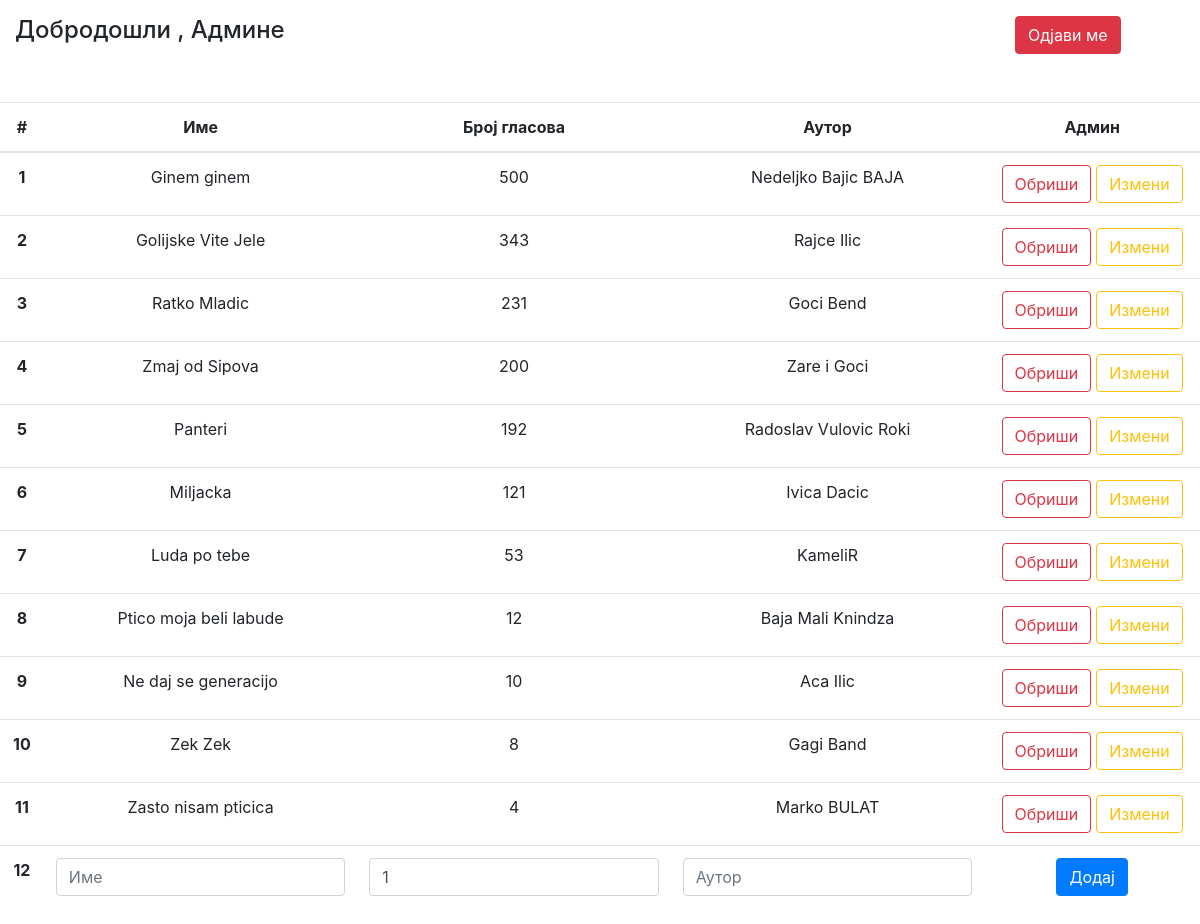
/php/admin/home.php (signed in), run on the app's committed database.
### tables this page shows
CREATE TABLE IF NOT EXISTS `songs` (
  `id` int(11) NOT NULL AUTO_INCREMENT,
  `ime` varchar(255) NOT NULL,
  `autor` varchar(255) NOT NULL,
  `glasovi` int(11) NOT NULL DEFAULT '1',
  PRIMARY KEY (`id`)
);

### php/admin/home.php (the view, shortened to what this page needs)
<!DOCTYPE html>
<html lang="en">
<head>
    <?php
    require_once "../config.php";
?>
</head>
    <link rel="stylesheet" href="https://stackpath.bootstrapcdn.com/bootstrap/4.4.1/css/bootstrap.min.css">
</head>
<body>
    <div class="container-fluid">
    <div class="row ">
        <div class="col col-md-10 col-sm-6 mt-3 pb-4">
        <h4 >Добродошли , Aдмине </h1>
        </div>
    <div class="col col-md-2 col-sm-6 mt-3 pb-4">
    <form action="../odjava.php" method="post" >
        <button class='btn btn-danger'type='submit' >Одјави ме</button>
    </form>
    <br>
</div>
    <?php
                if(true){
                    $sql='SELECT ime,autor,glasovi,id from songs ORDER BY glasovi DESC' ;
                    echo "<table class='table  text-center'>";
                    echo "<thead>
                    <div class='row'>
                    <tr>
                      <th scope='col'>#</th>
                      <th scope='col'>Име</th>
                      <th scope='col'>Број гласова</th>
                      <th scope='col'>Аутор</th>
                      <th scope='col'>Админ</th>
                    </tr>
                    </thead>
                    </div>
                     <tbody>";
                    $rows=0;
                    if($stmt=$pdo->query($sql)){
                        $all=$pdo->query($sql)->fetchAll(PDO::FETCH_ASSOC);
                        foreach($all as $row){
                            echo "<div class='row'>";
                            echo "<div class='col col-md-12 col-sm-6'>";
                            echo "<tr><th scope='row'>",$rows+=1,"</th>";
                            echo "<td>",$row['ime'],"</td>";
                            echo "<td>",$row['glasovi'],"</td>";
                            echo "<td>",$row['autor'],"</td>";
                            echo "<td colspan=2>","<button id='",$row['id'],"' type='button' onclick='valid(this.id)' class='btn btn-outline-danger'>Обриши</button>","<button style='margin-left:5px' type='button' class='btn btn-outline-warning' onclick=replace()>Измени</button>","</td>";
                            echo "</tr>";
                            echo "</div>";
                            echo "</div>";
                          }
                        echo "<tr><th scope='row'>",$rows+=1,"</th>";
                        echo "<td><input id='name' class='form-control' type='text' placeholder='Име' required></td>";
                        echo "<td><input id='broj_glasova' class='form-control' type='number' placeholder='Број гласова' value='1'></td>";
                        echo "<td><input id='autor' class='form-control' type='text' placeholder='Аутор' required></td>";
                        echo "<td><button id='add' type='button' class='btn btn-primary' onclick=valid1()>Додај</button></td>";
                        echo "</tr>";
                        echo "</tbody></table>";
                    } else echo "<h1>Грешка на серверу";
                }
   ?>
</body>
</html>

### php/admin/home.php (style rules this page uses)
:root { --light-black: #2e2c2caf; --bggradient: linear-gradient(to bottom, #0f1ccf, #fafafa); --bggradientReverse:linear-gradient(to bottom, #fafafa, #0f1ccf); --light-gray: rgba(255, 255, 255, 0.877); }

### data on the page
songs: rows "1", ime "Ginem ginem", glasovi "500", autor "Nedeljko Bajic BAJA"
songs: rows "2", ime "Golijske Vite Jele", glasovi "343", autor "Rajce Ilic"
songs: rows "3", ime "Ratko Mladic", glasovi "231", autor "Goci Bend"
songs: rows "4", ime "Zmaj od Sipova", glasovi "200", autor "Zare i Goci"
songs: rows "5", ime "Panteri", glasovi "192", autor "Radoslav Vulovic Roki"
songs: rows "6", ime "Miljacka", glasovi "121", autor "Ivica Dacic"
songs: rows "7", ime "Luda po tebe", glasovi "53", autor "KameliR"
songs: rows "8", ime "Ptico moja beli labude", glasovi "12", autor "Baja Mali Knindza"
songs: rows "9", ime "Ne daj se generacijo", glasovi "10", autor "Aca Ilic"
songs: rows "10", ime "Zek Zek", glasovi "8", autor "Gagi Band"
songs: rows "11", ime "Zasto nisam pticica", glasovi "4", autor "Marko BULAT"

### other printed values
$rows+=1 "12"
